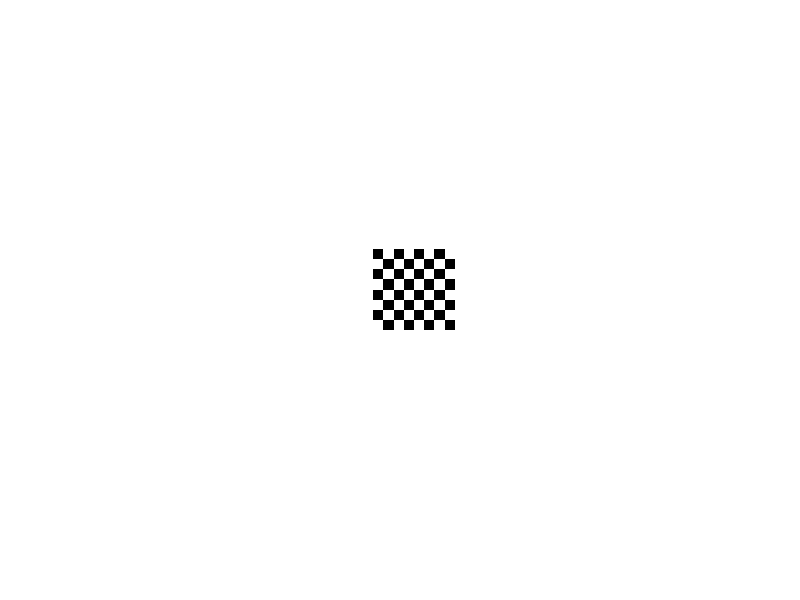

The MATLAB script that drew this image: (Note: this script raises an error after producing the figure.)
close all

orig=checkerboard>.5;
subsampling = 16;
%orig=imresize(imnoise(ones(20),'gaussian'),4);
%orig=imresize(imnoise(ones(20),'salt & pepper'),4);

imshow(padarray(orig,[200 200],255));

tform=affine2d([1 0 0; .5 1 0; 0 0 1]);
writerObj = VideoWriter('skew16.avi');
open(writerObj);
frame=uint8(padarray(orig,[200 200],255).*255);
frame=frame(1:subsampling:end,1:subsampling:end);
writeVideo(writerObj,frame);
s=imwarp(orig,tform,'FillValue',255);
for i=1:10
    dr=floor(size(s,1)-size(orig,1));
    dc=floor(size(s,2)-size(orig,2));
    frame=uint8(padarray(s,[200-dr/2 200-dc/2],255).*255);
    frame=frame(1:subsampling:end,1:subsampling:end);
    writeVideo(writerObj,frame);
    s=imwarp(s,tform,'FillValue',255);
end
close(writerObj);

theta=1;
tform=affine2d([cosd(theta) -sind(theta) 0; sind(theta) cosd(theta) 0; 0 0 1]);
writerObj = VideoWriter('rotate16.avi');
open(writerObj);
frame=uint8(padarray(orig,[200 200],255).*255);
frame=frame(1:subsampling:end,1:subsampling:end);
writeVideo(writerObj,frame);
r=imwarp(orig,tform,'FillValue',255);
for i=1:10
    dr=size(r,1)-size(orig,1);
    dc=size(r,2)-size(orig,2);
    frame=uint8(padarray(r,[200-dr/2 200-dc/2],255).*255);
    frame=frame(1:subsampling:end,1:subsampling:end);
    writeVideo(writerObj,frame);
    r=imwarp(r,tform,'FillValue',255);
end
close(writerObj);

writerObj = VideoWriter('translate16.avi');
open(writerObj);
frame=uint8(padarray(orig,[200 200],255).*255);
frame=frame(1:subsampling:end,1:subsampling:end);
writeVideo(writerObj,frame);
for i=1:10
    t=padarray(orig,[200-5*i 200-5*i],255,'pre');
    t=padarray(t,[200+5*i 200+5*i],255,'post');
    frame=uint8(t.*255);
    frame=frame(1:subsampling:end,1:subsampling:end);
    writeVideo(writerObj,frame);
end
close(writerObj);

writerObj = VideoWriter('scale16.avi');
open(writerObj);
for i=1:10
    scale=imresize(orig,(i+1)/2);
    dr=size(scale,1)-size(orig,1);
    dc=size(scale,2)-size(orig,2);
    scale=padarray(scale,[200-dr/2 200-dc/2],255);
    frame=uint8(scale.*255);
    frame=frame(1:subsampling:end,1:subsampling:end);
    writeVideo(writerObj,frame);
end
close(writerObj);

writerObj = VideoWriter('fracture16.avi');
open(writerObj);
frame=uint8(padarray(orig,[200 200],255).*255);
frame=frame(1:subsampling:end,1:subsampling:end);
writeVideo(writerObj,frame);
for i=1:11
    frac=cat(2,padarray(orig(:,1:size(orig,2)/2),[2*i 0],255,'pre'), padarray(orig(:,((size(orig,2)/2)+1):end),[2*i 0],255,'post'));
    dr=size(frac,1)-size(orig,1);
    dc=size(frac,2)-size(orig,2);
    frac=padarray(frac,[200-dr/2 200-dc/2],255);
    frame=uint8(frac.*255);
    frame=frame(1:subsampling:end,1:subsampling:end);
    writeVideo(writerObj,frame);
end
close(writerObj);

close all